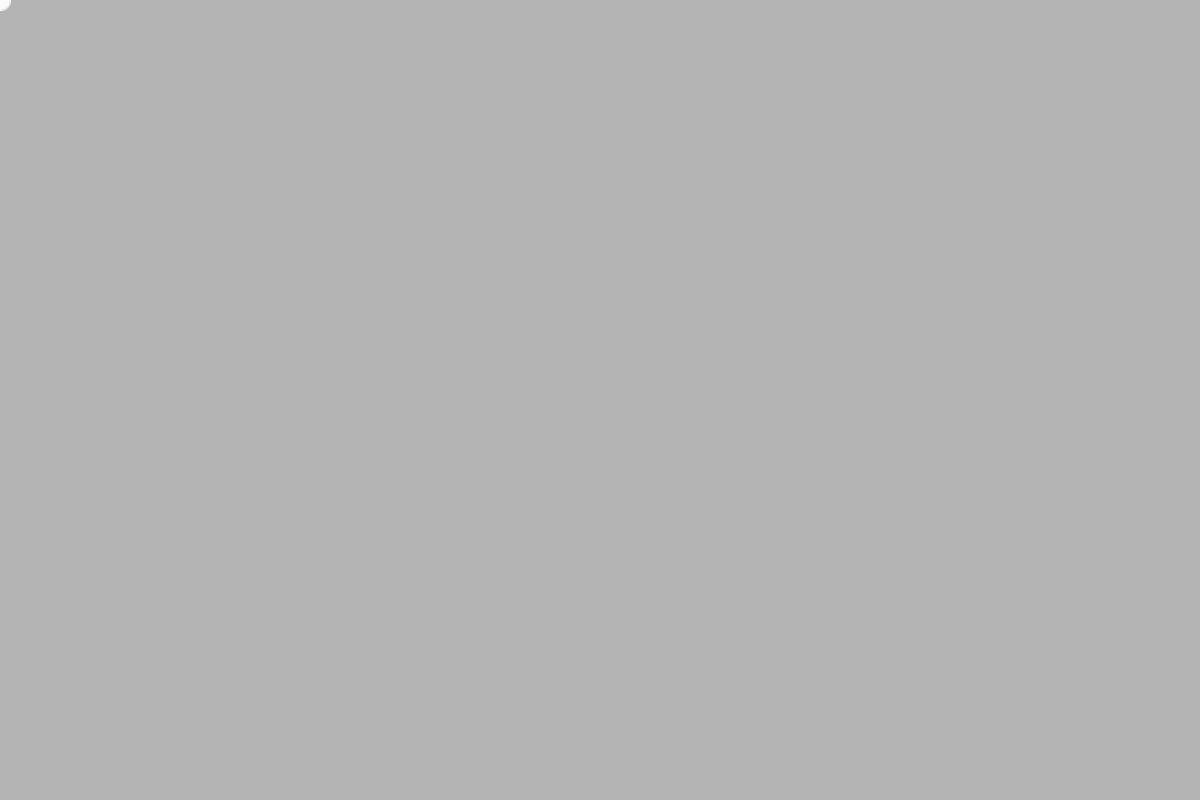
Frame 1 (no input)
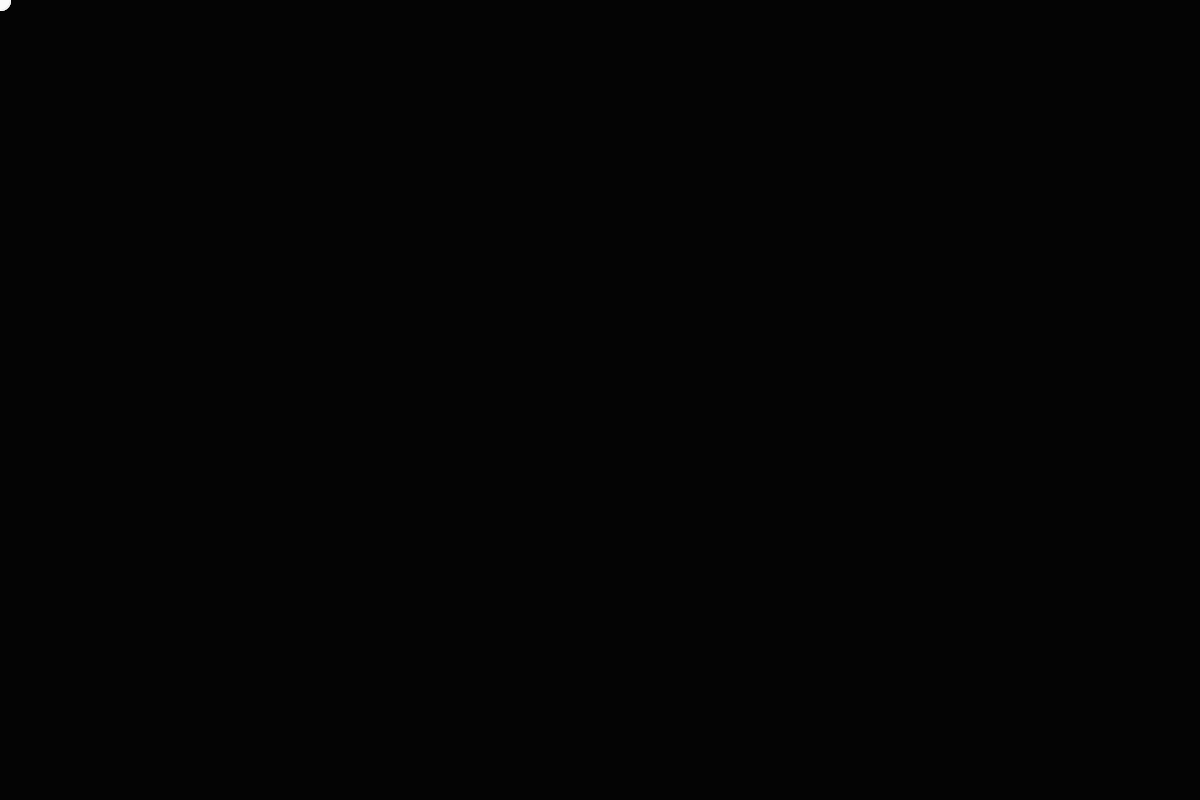
Frame 60 (the mouse pressed at the canvas centre just before this capture)
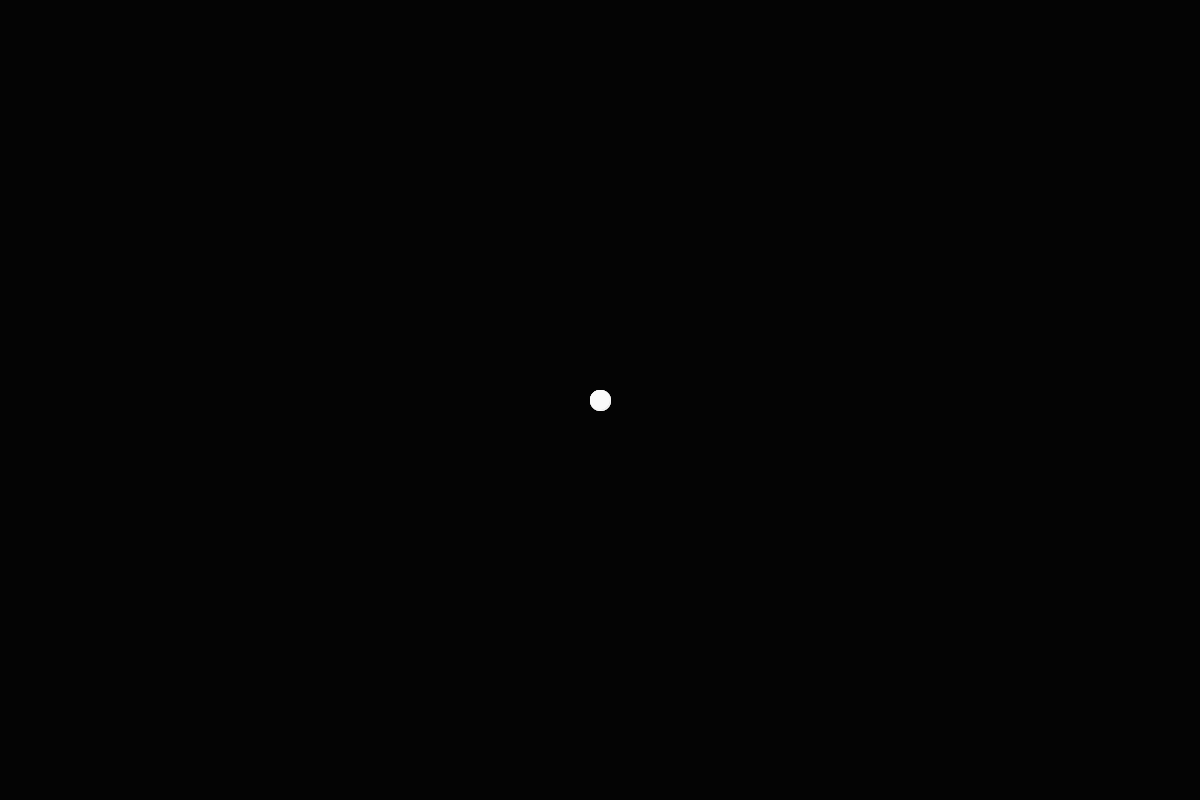
Frame 120 (the mouse held since frame 60 and released just before this capture)

The Processing sketch that drew these frames (run headless with seeded random() and noise(); from frame 60 on, the mouse is pressed at the canvas centre):

// Processing sketch: draw_fade
// ── draw_fade.pde


void setup(){

  size(1200,800);
}

void draw()
{
  frameRate(50);
  noStroke();
  fill(0,30);
  rect(0,0,width, height);
  
  stroke(250);
  fill(250);
  ellipse(mouseX, mouseY,20,20);
  
}
